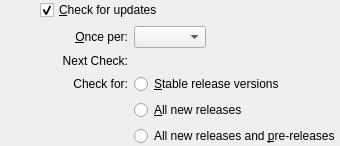
<ui version="4.0" >
 <comment>
 VBox frontends: Qt4 GUI ("VirtualBox"):

 Copyright (C) 2008 Sun Microsystems, Inc.

 This file is part of VirtualBox Open Source Edition (OSE), as
 available from http://www.virtualbox.org. This file is free software;
 you can redistribute it and/or modify it under the terms of the GNU
 General Public License (GPL) as published by the Free Software
 Foundation, in version 2 as it comes in the "COPYING" file of the
 VirtualBox OSE distribution. VirtualBox OSE is distributed in the
 hope that it will be useful, but WITHOUT ANY WARRANTY of any kind.

 Please contact Sun Microsystems, Inc., 4150 Network Circle, Santa
 Clara, CA 95054 USA or visit http://www.sun.com if you need
 additional information or have any questions.
 </comment>
 <class>VBoxGLSettingsUpdate</class>
 <widget class="QWidget" name="VBoxGLSettingsUpdate" >
  <property name="geometry" >
   <rect>
    <x>0</x>
    <y>0</y>
    <width>300</width>
    <height>131</height>
   </rect>
  </property>
  <layout class="QGridLayout" >
   <property name="leftMargin" >
    <number>0</number>
   </property>
   <property name="topMargin" >
    <number>0</number>
   </property>
   <property name="rightMargin" >
    <number>0</number>
   </property>
   <property name="bottomMargin" >
    <number>0</number>
   </property>
   <item row="0" column="1" colspan="4" >
    <widget class="QCheckBox" name="mCbCheck" >
     <property name="whatsThis" >
      <string>When checked, the application will periodically connect to the VirtualBox website and check whether a new VirtualBox version is available.</string>
     </property>
     <property name="text" >
      <string>&amp;Check for updates</string>
     </property>
     <property name="checked" >
      <bool>true</bool>
     </property>
    </widget>
   </item>
   <item row="0" column="0" >
    <spacer>
     <property name="orientation" >
      <enum>Qt::Horizontal</enum>
     </property>
     <property name="sizeType" >
      <enum>QSizePolicy::Fixed</enum>
     </property>
     <property name="sizeHint" >
      <size>
       <width>40</width>
       <height>0</height>
      </size>
     </property>
    </spacer>
   </item>
   <item row="1" column="1" rowspan="2" >
    <spacer>
     <property name="orientation" >
      <enum>Qt::Horizontal</enum>
     </property>
     <property name="sizeType" >
      <enum>QSizePolicy::Fixed</enum>
     </property>
     <property name="sizeHint" >
      <size>
       <width>16</width>
       <height>0</height>
      </size>
     </property>
    </spacer>
   </item>
   <item row="1" column="2" >
    <widget class="QLabel" name="mLbOncePer" >
     <property name="text" >
      <string>&amp;Once per:</string>
     </property>
     <property name="alignment" >
      <set>Qt::AlignRight|Qt::AlignTrailing|Qt::AlignVCenter</set>
     </property>
     <property name="buddy" >
      <cstring>mCbOncePer</cstring>
     </property>
    </widget>
   </item>
   <item row="1" column="3" >
    <widget class="QComboBox" name="mCbOncePer" >
     <property name="whatsThis" >
      <string>Specifies how often the new version check should be performed. Note that if you want to completely disable this check, just clear the above check box.</string>
     </property>
    </widget>
   </item>
   <item row="1" column="4" >
    <spacer>
     <property name="orientation" >
      <enum>Qt::Horizontal</enum>
     </property>
     <property name="sizeHint" >
      <size>
       <width>0</width>
       <height>0</height>
      </size>
     </property>
    </spacer>
   </item>
   <item row="2" column="2" >
    <widget class="QLabel" name="mLbDate" >
     <property name="sizePolicy" >
      <sizepolicy vsizetype="Preferred" hsizetype="Preferred" >
       <horstretch>0</horstretch>
       <verstretch>0</verstretch>
      </sizepolicy>
     </property>
     <property name="text" >
      <string>Next Check:</string>
     </property>
     <property name="alignment" >
      <set>Qt::AlignRight|Qt::AlignTrailing|Qt::AlignVCenter</set>
     </property>
    </widget>
   </item>
   <item row="2" column="3" colspan="2" >
    <widget class="QLabel" name="mTxDate" >
     <property name="sizePolicy" >
      <sizepolicy vsizetype="Preferred" hsizetype="Expanding" >
       <horstretch>0</horstretch>
       <verstretch>0</verstretch>
      </sizepolicy>
     </property>
    </widget>
   </item>
   <item row="3" column="2" >
    <widget class="QLabel" name="mLbFilter" >
     <property name="sizePolicy" >
      <sizepolicy vsizetype="Preferred" hsizetype="Preferred" >
       <horstretch>0</horstretch>
       <verstretch>0</verstretch>
      </sizepolicy>
     </property>
     <property name="text" >
      <string>Check for:</string>
     </property>
     <property name="alignment" >
      <set>Qt::AlignRight|Qt::AlignTrailing|Qt::AlignVCenter</set>
     </property>
    </widget>
   </item>
   <item row="3" column="3" colspan="2" >
    <widget class="QRadioButton" name="mRbStable" >
     <property name="whatsThis" >
      <string>&lt;p>Choose this if you only wish to be notified about stable updates to VirtualBox.&lt;/p></string>
     </property>
     <property name="text" >
      <string>&amp;Stable release versions</string>
     </property>
    </widget>
   </item>
   <item row="4" column="3" colspan="2" >
    <widget class="QRadioButton" name="mRbAllRelease" >
     <property name="whatsThis" >
      <string>&lt;p>Choose this if you wish to be notified about all new VirtualBox releases.&lt;/p></string>
     </property>
     <property name="text" >
      <string>&amp;All new releases</string>
     </property>
    </widget>
   </item>
   <item row="5" column="3" colspan="2" >
    <widget class="QRadioButton" name="mRbWithBetas" >
     <property name="whatsThis" >
      <string>&lt;p>Choose this to be notified about all new VirtualBox releases and pre-release versions of VirtualBox.&lt;/p></string>
     </property>
     <property name="text" >
      <string>All new releases and &amp;pre-releases</string>
     </property>
    </widget>
   </item>
   <item row="6" column="1" colspan="4" >
    <spacer>
     <property name="orientation" >
      <enum>Qt::Vertical</enum>
     </property>
     <property name="sizeHint" >
      <size>
       <width>0</width>
       <height>0</height>
      </size>
     </property>
    </spacer>
   </item>
  </layout>
 </widget>
 <resources/>
 <connections/>
</ui>
